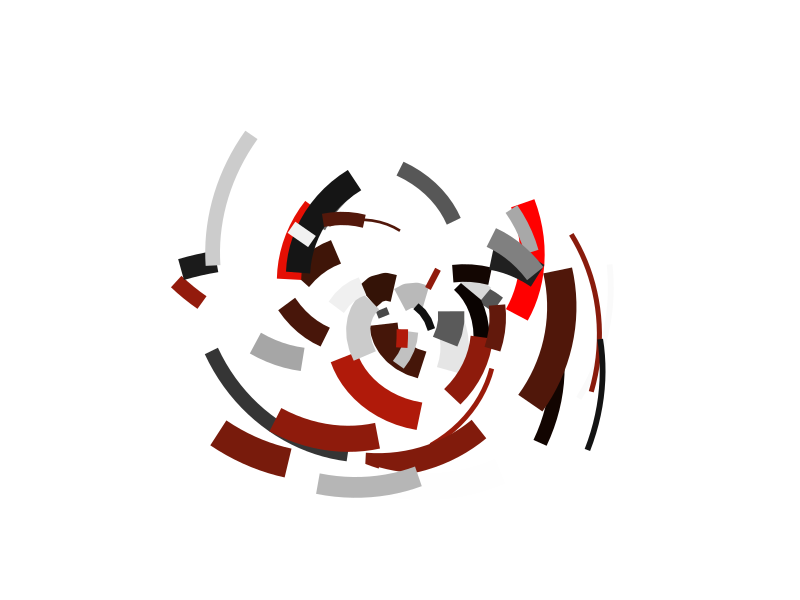
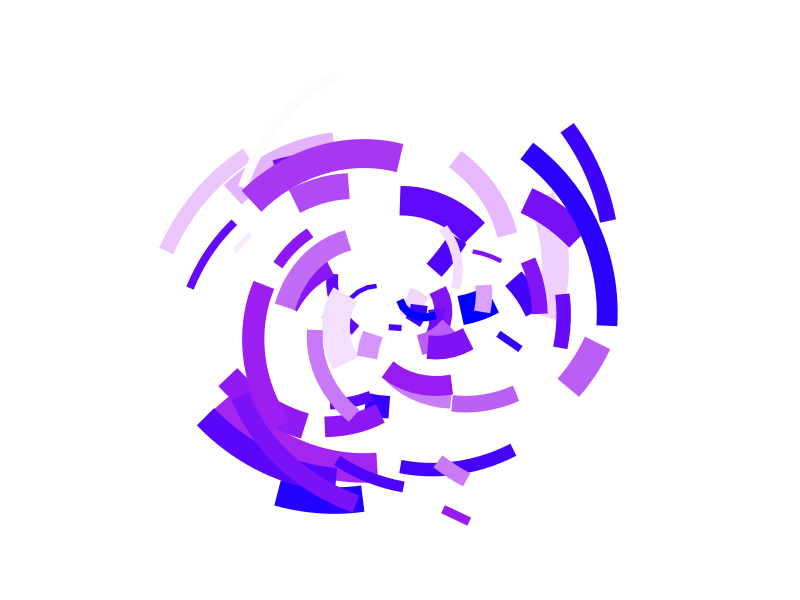
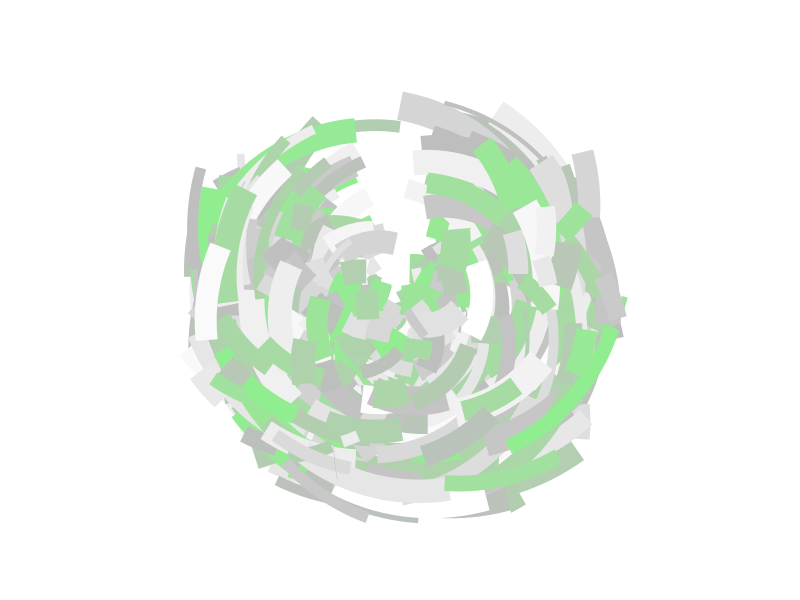
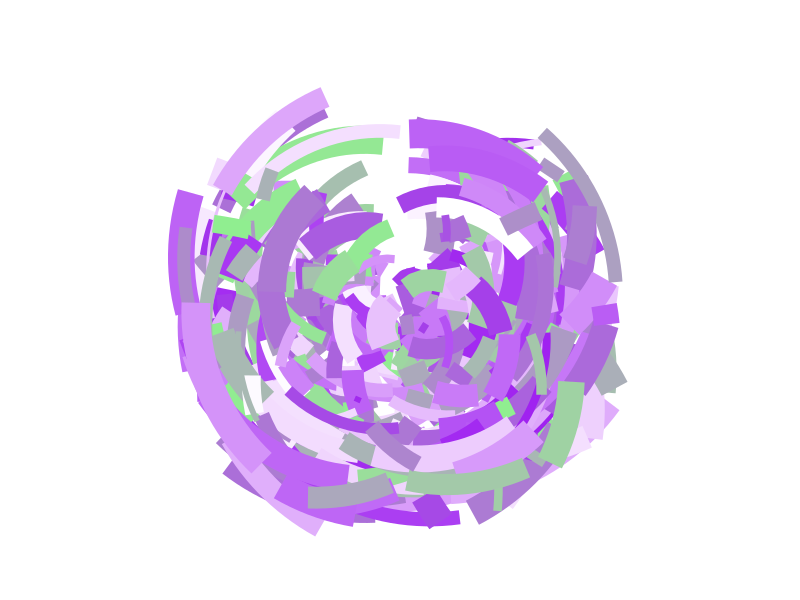

Generate these figures, in order, with R:
library(ggplot2)
library(tibble)

polar_art <- function(seed, n, palette) {
  
  # set the state of the random number generator
  set.seed(seed)
  
  # data frame containing random values for 
  # aesthetics we might want to use in the art
  dat <- tibble(
    x0 = runif(n),
    y0 = runif(n),
    x1 = x0 + runif(n, min = -.2, max = .2),
    y1 = y0 + runif(n, min = -.2, max = .2),
    shade = runif(n), 
    size = runif(n)
  )
  
  # plot segments in various colours, using 
  # polar coordinates and a gradient palette
  dat |> 
    ggplot(aes(
      x = x0,
      y = y0,
      xend = x1,
      yend = y1,
      colour = shade,
      size = size
    )) +
    geom_segment(show.legend = FALSE) +
    coord_polar() +
    scale_y_continuous(expand = c(0, 0)) +
    scale_x_continuous(expand = c(0, 0)) + 
    scale_colour_gradientn(colours = palette) + 
    scale_size(range = c(0, 10)) + 
    theme_void()
}

polar_art(
  seed = 2, 
  n = 50, 
  palette = c("red", "black", "white")
)

polar_art(
  seed = 5, #changing the seed creates a random generation of numbers
  n = 60, #creating 60 numbers
  palette = c("blue", "purple", "white") #changing the palette colors
)


polar_art(seed = 4, #creating a different random generation
          n = 800, #creating 800 numbers/elements
          palette = c("light green", "grey", "white")) #changing the palette colors


polar_art(seed = 4, #creating a different random generation
          n = 450, #creating 450 numbers/elements
          palette = c("light green", "purple", "white")) #changing the palette colors
